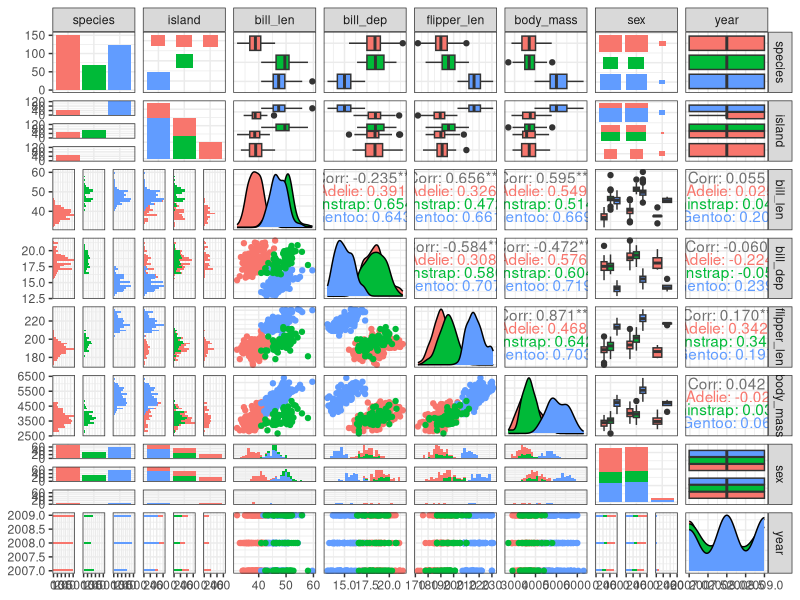

Generate this figure with R:
## ---- chunk 1
str(penguins)
## ---- chunk 2
class(penguins)
## ---- chunk 3
library(GGally)
ggpairs(penguins, aes(colour = species), progress = FALSE) +
  theme_bw()
